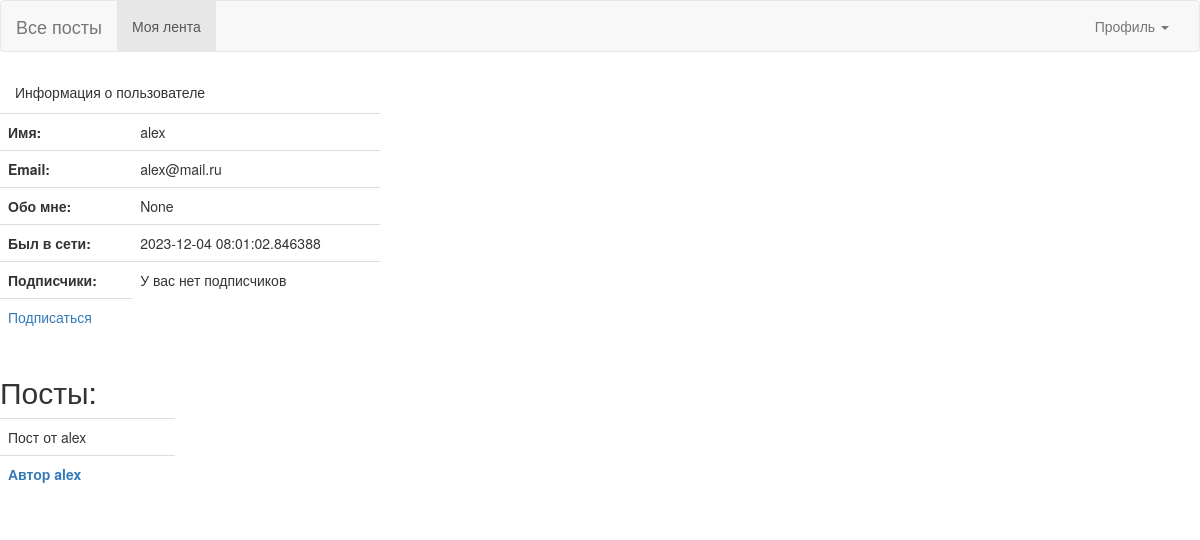
The page /profile/alex (signed in) on the database as committed earlier.
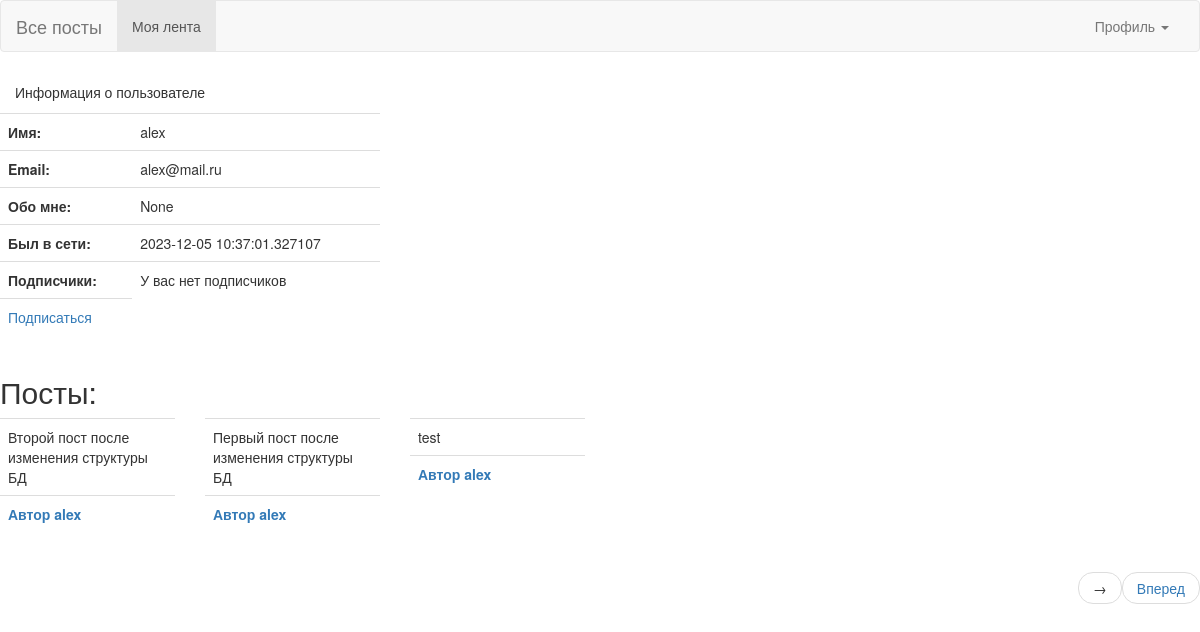
The same page on the database as committed later.
### app/models.py (models this page shows, shortened)
class User(db.Model, UserMixin):
    id = db.Column(db.Integer, primary_key=True)
    username = db.Column(db.String, unique=True, nullable=False)
    password = db.Column(db.String(128), nullable=False)
    email= db.Column(db.String, unique=True, nullable=False)
    last_seen =db.Column(db.DateTime,default=datetime.utcnow)
    about_me = db.Column(db.String)
    posts = db.relationship('Post', backref='author', lazy='dynamic')
    followed = db.relationship(
        'User', secondary=followers,
        primaryjoin=(followers.c.follower_id==id),
        secondaryjoin=(followers.c.followed_id==id),
        backref=db.backref('follower', lazy='dynamic'), lazy='dynamic'
    )
    def is_following(self, user):
        return self.followed.filter(followers.c.followed_id == user.id).count()>0

class Post(db.Model):
    id = db.Column(db.Integer, primary_key=True)
    body = db.Column(db.String, nullable=False)
    dt =db.Column(db.DateTime,default=datetime.utcnow)
    user_id = db.Column(db.Integer, db.ForeignKey('user.id'))

### app/routes.py (the view)
@app.route('/profile/<username>')
@login_required
def profile(username):
    page = request.args.get('page', 1, type=int)
    user = User.query.filter_by(username=username).first()
    followers = user.follower.all()
    posts = user.posts.order_by(Post.dt.desc()).paginate(
        page=page, per_page=app.config['POSTS_PER_PAGE'], error_out=False
    )
    prev_url = url_for('profile',username=username, page=posts.prev_num) if posts.has_prev else None
    next_url = url_for('profile', username=username, page=posts.next_num) if posts.has_next else None
    if user is not None:
        return render_template('profile.html', user=user, followers=followers,
                                 posts=posts, prev_url=prev_url, next_url=next_url)
    else:
        flash('Пользователь {} не найден'.format(username))

### app/models.py (called while the page is built)
@login_manager.user_loader
def load_user(user_id):
    return User.query.get(int(user_id))

### app/routes.py (called while the page is built)
@app.before_request
def before_request():
    if current_user.is_authenticated:
        current_user.last_seen = datetime.utcnow()
        db.session.commit()

### app/templates/profile.html
{% extends 'base.html' %}
{% block content %}
<div class="panel-heading">Информация о пользователе</div>
<div class="row">
    <div class="col-md-4">
     <table class="table">
        <tbody>
            <tr> <th scope="row">Имя:</th> <td>{{user.username}}</td>                   </tr>
            <tr> <th scope="row">Email:</th> <td>{{user.email}}</td>                    </tr>
            <tr> <th scope="row">Обо мне:</th> <td>{{user.about_me}}</td>               </tr>
            <tr> <th scope="row">Был в сети:</th> <td>{{user.last_seen}}</td>           </tr>
            {% if followers %}
                <tr> <th scope="row">Подписчики:</th>
                    <td>
                        {% for follower in followers %}
                            <a href="{{url_for('profile', username=follower.username)}}">{{follower.username}}</a>
                        {% endfor %}
                    </td>
                </tr>
            {% else %}
                <tr> <th scope="row">Подписчики:</th> <td>У вас нет подписчиков</td>    </tr>
            {% endif %}
                {% if user == current_user %}
            <tr>
                <td><a href="{{url_for('edit_profile')}}">Изменить </a></td>
                <td><a href="{{url_for('add_post')}}">Новый пост</a></td>
            </tr>
            {% elif current_user.is_following(user) %}
                <tr>
                    <td><a href="{{url_for('unfollow', id=user.id)}}">Отписаться</a></td>
                </tr>
            {% else %}
                <tr>
                    <td><a href="{{url_for('follow', id=user.id)}}">Подписаться</a></td>
                </tr>
            {% endif %}
            </tbody>
        </table>
    </div>
</div>
    {% if posts %}
        <h2>Посты:</h2>
        <div class="row">
            {% for post in posts %}
                {% include '_post.html' %}
            {% endfor %}
        </div>
        {% include '_paginate.html'   %}
    {% else %}
        <h2>Нет ни одного поста</h2>
    {% endif %}
{% endblock %}

### app/templates/base.html (shortened to what this page needs)
{% extends 'bootstrap/base.html' %}
{% block navbar %}
<nav class="navbar navbar-default">
  <div class="container-fluid">
    <div class="navbar-header">
      <a class="navbar-brand" href="{{url_for('explore')}}">Все посты</a>
    </div>
    <div class="collapse navbar-collapse" id="bs-example-navbar-collapse-1">
      <ul class="nav navbar-nav">
        <li class="active"><a href="{{url_for('index')}}">Моя лента <span class="sr-only">(current)</span></a></li>
      </ul>
      <ul class="nav navbar-nav navbar-right">
        {% if current_user.is_anonymous %}
            <li><a href="{{url_for('login')}}">Войти</a></li>
            <li><a href="{{url_for('register')}}">Регистрация</a></li>
        {% else %}
        <li class="dropdown">
            <a href="#" class="dropdown-toggle" data-toggle="dropdown" role="button" aria-haspopup="true" aria-expanded="false">Профиль <span class="caret"></span></a>
          </li>
        {% endif %}
      </ul>
    </div>
  </div>
</nav>
{% endblock %}

### app/templates/_post.html (shortened to what this page needs)
<div class="col-md-2">
    <table class="table table-hover">
        <tr>
            <td>{{post.body}} </td>
        </tr>
        {% if current_user == post.author %}
            <tr> <td><b> Автор {{post.author.username}} </b> </td> </tr>
            <tr> <td><a href="{{url_for('delete_post', id=post.id)}}">Удалить</td> </tr>
        {% else %}
            <tr>
                <td><b> <a href="{{url_for('profile', username=post.author.username)}}">Автор {{post.author.username}} </a></b> </td>
            </tr>
        {% endif %}
</table>
</div>

### app/templates/_paginate.html (shortened to what this page needs)
  <nav aria-label="...">
    <ul class="pager">
      {% if next_url %}<li class="next"><a href="{{next_url}}"> Вперед </a><span aria-hidden="true">&rarr;</span></a></li>{% endif %}
    </ul>
  </nav>

Rows that differ between the two databases and show on the page:
no longer on this page (row unchanged): Post: body "Пост от alex", author.username "alex"
changed User "alex": last_seen "2023-12-04 08:01:02.846388" → "2023-12-05 10:37:01.327107"
added Post: body "Второй пост после изменения структуры БД", author.username "alex"
added Post: body "Первый пост после изменения структуры БД", author.username "alex"
added Post: body "test", author.username "alex"
Other text that changed with them:
text now shown: "Вперед →"
